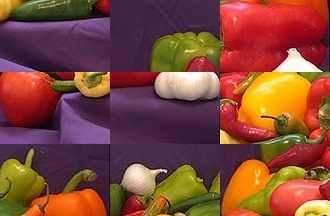
//> input picture 6-12-17 /puzzle.jpg, 330 x 216 px
$ ./try   (built with g++ and OpenCV 4)
//> lines starting //> are read from the running program, lines starting //| are printed output that depends on the picture
#include "opencv2/highgui/highgui.hpp"
#include "opencv2/imgproc/imgproc.hpp"
#include "opencv2/core/core.hpp"
#include <iostream>
#include<stdio.h>                                     //included 5 libraries

using namespace cv;
using namespace std;

int main()                                            //main starts here
        {
          Mat org=imread("puzzle.jpg",1);             //reading in colored
//> org is the input picture: 216 rows x 330 cols, CV_8UC3; mean B, G, R 56.2, 71.7, 129.4
          int a,b;
          a=org.rows;
//> a = 216
          b=org.cols;
//> b = 330
          int i,j,k,l;
          Mat part1(a/3,b/3,CV_8UC3,Scalar(0,0,0));
          Mat part2(a/3,b/3,CV_8UC3,Scalar(0,0,0));
          Mat part3(a/3,b/3,CV_8UC3,Scalar(0,0,0));
          Mat part4(a/3,b/3,CV_8UC3,Scalar(0,0,0));
          Mat part5(a/3,b/3,CV_8UC3,Scalar(0,0,0));
          Mat part6(a/3,b/3,CV_8UC3,Scalar(0,0,0));
          Mat part7(a/3,b/3,CV_8UC3,Scalar(0,0,0));
          Mat part8(a/3,b/3,CV_8UC3,Scalar(0,0,0));
          Mat part9(a/3,b/3,CV_8UC3,Scalar(0,0,0));
          for(i=0;i<a/3;i++)
              {
                for(j=0;j<b/3;j++)
                    {
                       part1.at<Vec3b>(i,j)=org.at<Vec3b>(i,j);
                    }
              }
          for(i=0;i<a/3;i++)
              {
                for(j=0;j<b/3;j++)
                    {
                       part2.at<Vec3b>(i,j)=org.at<Vec3b>(i,j+b/3);
                    }
              }
          for(i=0;i<a/3;i++)
              {
                for(j=0;j<b/3;j++)
                    {
                       part3.at<Vec3b>(i,j)=org.at<Vec3b>(i,j+2*(b/3));
                    }
              }
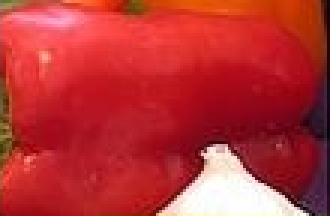
//> part3: 72 rows x 110 cols, CV_8UC3 (shown 3 times larger); mean B, G, R 53.6, 51.9, 184.6
          for(i=0;i<a/3;i++)
              {
                for(j=0;j<b/3;j++)
                    {
                       part4.at<Vec3b>(i,j)=org.at<Vec3b>(i+a/3,j);
                    }
              }
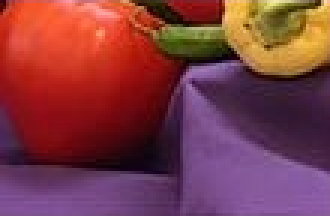
//> part4: 72 rows x 110 cols, CV_8UC3 (shown 3 times larger); mean B, G, R 68.3, 59.1, 127
          for(i=0;i<a/3;i++)
              {
                for(j=0;j<b/3;j++)
                    {
                       part5.at<Vec3b>(i,j)=org.at<Vec3b>(i+(a/3),j+b/3);
                    }
              }
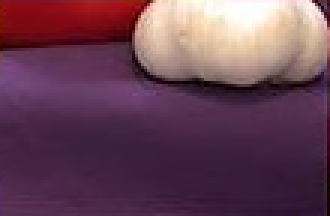
//> part5: 72 rows x 110 cols, CV_8UC3 (shown 3 times larger); mean B, G, R 85.4, 66, 104.4
          for(i=0;i<a/3;i++)
              {
                for(j=0;j<b/3;j++)
                    {
                       part6.at<Vec3b>(i,j)=org.at<Vec3b>(i+a/3,j+2*(b/3));
                    }
              }
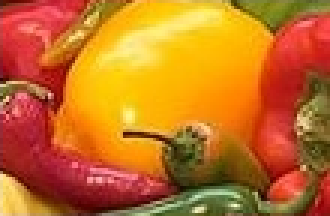
//> part6: 72 rows x 110 cols, CV_8UC3 (shown 3 times larger); mean B, G, R 35.7, 112.2, 194.5
          for(i=0;i<a/3;i++)
              {
                for(j=0;j<b/3;j++)
                    {
                       part7.at<Vec3b>(i,j)=org.at<Vec3b>(i+2*(a/3),j);
                    }
              }
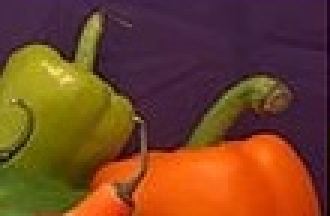
//> part7: 72 rows x 110 cols, CV_8UC3 (shown 3 times larger); mean B, G, R 38.4, 67.6, 114.5
          for(i=0;i<a/3;i++)
              {
                for(j=0;j<b/3;j++)
                    {
                       part8.at<Vec3b>(i,j)=org.at<Vec3b>(i+2*(a/3),j+b/3);
                    }
              }
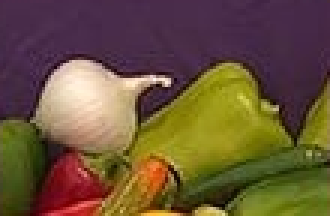
//> part8: 72 rows x 110 cols, CV_8UC3 (shown 3 times larger); mean B, G, R 56.3, 83.5, 105.5
          for(i=0;i<a/3;i++)
              {
                for(j=0;j<b/3;j++)
                    {
                       part9.at<Vec3b>(i,j)=org.at<Vec3b>(i+2*(a/3),j+2*(b/3));
                    }
              }
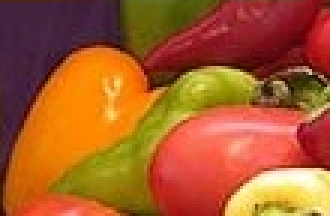
//> part9: 72 rows x 110 cols, CV_8UC3 (shown 3 times larger); mean B, G, R 41.7, 90.7, 167.5
          imshow("win",org);
          imshow("win1",part1);
          imwrite("part1.jpg",part1);
          imshow("win2",part2);
          imwrite("part2.jpg",part2);
          imshow("win3",part3);
          imwrite("part3.jpg",part3);
          imshow("win4",part4);
          imwrite("part4.jpg",part4);
          imshow("win5",part5);
          imwrite("part5.jpg",part5);
          imshow("win6",part6);
          imwrite("part6.jpg",part6);
          imshow("win7",part7);
          imwrite("part7.jpg",part7);
          imshow("win8",part8);
          imwrite("part8.jpg",part8);
          imshow("win9",part9);
          imwrite("part9.jpg",part9);
          waitKey(0);
          return 0;
        }

$ run again, with 6-12-17 /circleDetect1.jpg copied over 6-12-17 /puzzle.jpg
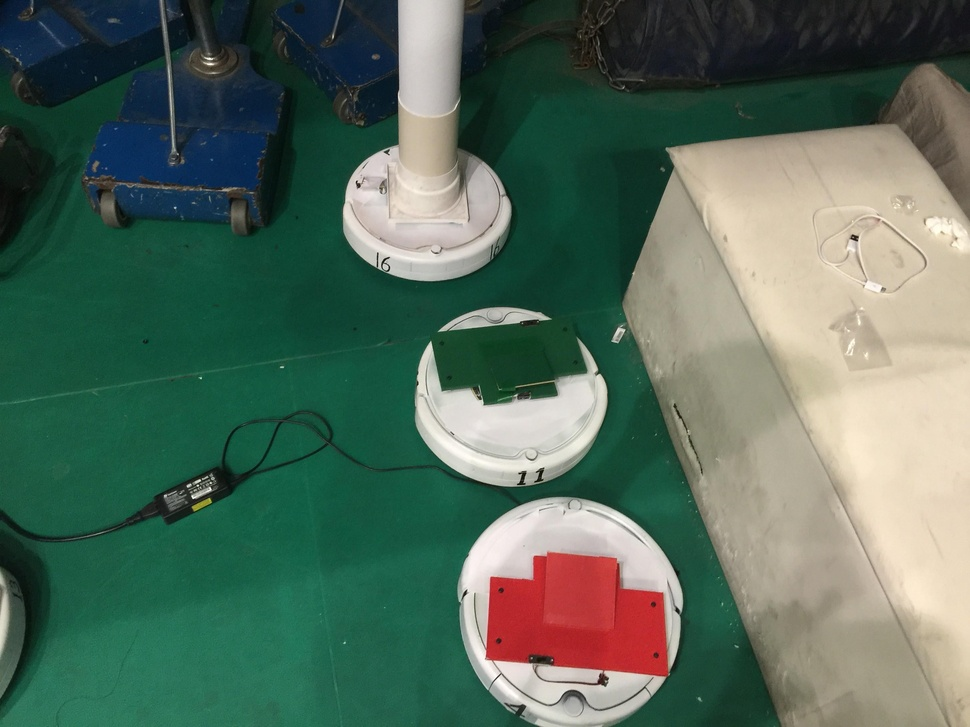
//> input picture 6-12-17 /circleDetect1.jpg, 970 x 727 px, shrunk from 3264 x 2448 before the run
//> org is the input picture: 727 rows x 970 cols, CV_8UC3; mean B, G, R 92.2, 107.2, 84.7
//> after the loop `for(i=0;i<a/3;i++)`:
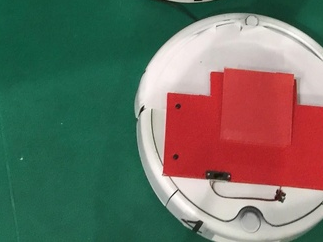
//> part8: 242 rows x 323 cols, CV_8UC3; mean B, G, R 98.7, 111.2, 106.7
//> after the loop `for(i=0;i<a/3;i++)`:
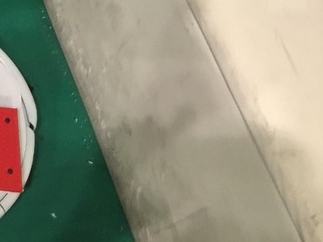
//> part9: 242 rows x 323 cols, CV_8UC3; mean B, G, R 126.8, 146.8, 147.2
